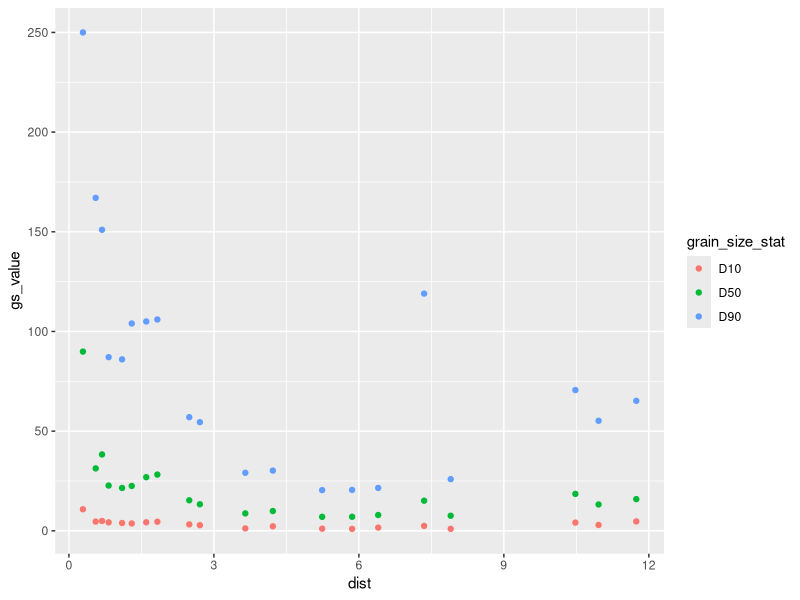
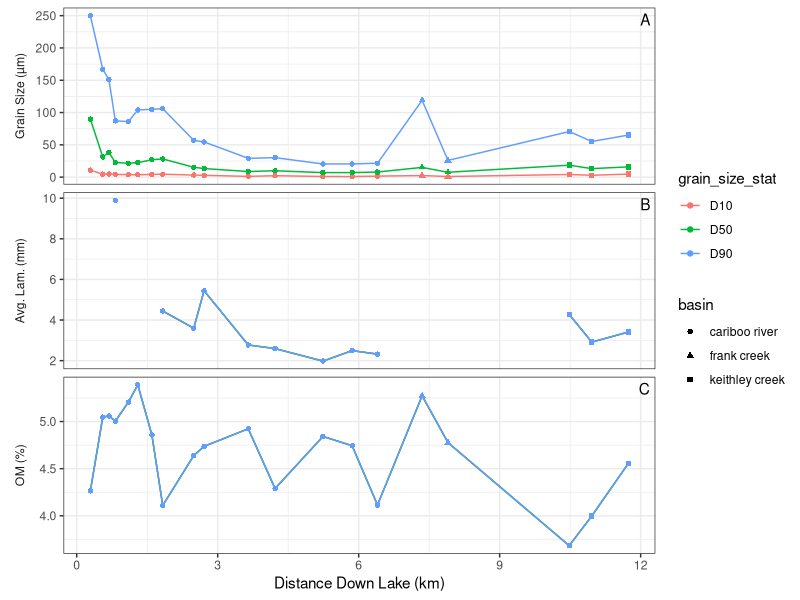

Write R code to recreate these figures, in order. (Note: this script raises an error after producing the figures.)
library(tidyverse)

gs <- readxl::read_xlsx('data/Sediment/Grain Size/CB17_GrainSize_Ekmans.xlsx', sheet = 2) |> 
  select(ID = `Core Number`,
         dist = `Distance Frm Delta (km)`,
         depth = Depth,
         basin = `sub-basin`,
         D10 = `Dx (10)`,
         D50 = `Dx (50)`,
         D90 = `Dx (90)`
         ) |> 
  pivot_longer(D10:D90, names_to = 'grain_size_stat', values_to = 'gs_value')

ggplot(gs, aes(x = dist, y = gs_value, color = grain_size_stat)) +
  geom_point() 
  
varve <- read_csv('data/ekman/EK_varveCounting_orig_long_analysis.csv') |> 
  select(
    ID = core_num,
    thickness = layer_thickness_mm
  ) |> 
  group_by(ID) |> 
  summarise(Lam_Thickness = mean(thickness, na.rm = T),
            n_samples = n()) |> 
  mutate(ID = as.numeric(gsub(".*?([0-9]+).*" , "\\1", ID)))
         
loi <- readxl::read_xlsx('data/Sediment/LOI/LOI_Cariboo_EkmanBulkSamples.xlsx', sheet = 5, skip = 1) |> 
  select(
    ID = `Core #`,
    # dist = `Distance Frm Delta (km)`,
    # depth = Depth,
    # loi_initial = `Initial Results`,
    LOI = `LOI (%) Second Round`,
    loi_notes = Notes
  ) |> 
  mutate(ID = as.numeric(gsub(".*?([0-9]+).*" , "\\1", ID)))



all <- left_join(gs, varve) |> 
  left_join(loi, by = 'ID') |> 
  pivot_longer(c(gs_value, Lam_Thickness, LOI))

dat_text <- data.frame(
  label = c("A", "B", "C"),
  name   = c('gs_value', 'Lam_Thickness', 'LOI'),
  x     = c(20, 27.5, 25),
  y     = c(4, 4, 4.5)
)

p <- ggplot(all) +
  geom_line(aes(x = dist, y = value, colour = grain_size_stat)) +
  geom_point(aes(x = dist, y = value, colour = grain_size_stat, shape = basin)) +
  facet_wrap(~name, 
             nrow = 3,
             scales = "free_y", 
             labeller = as_labeller(
               c(gs_value = "Grain Size (µm)", Lam_Thickness = "Avg. Lam. (mm)", LOI = "OM (%)")), 
             strip.position = "left") +
  theme_bw() +
  theme(axis.title.y = element_blank()) +
  xlab('Distance Down Lake (km)') +
  labs(y = NULL) +
  theme(strip.background = element_blank(), strip.placement = "outside") +
  geom_text(
    data    = dat_text,
    mapping = aes(x = Inf, y = Inf, label = label),
    hjust   = 1.5,
    vjust   = 1.5
  )
  

p

saveRDS(p, file = 'figs/ekman/ekman_seds.rds')
  
